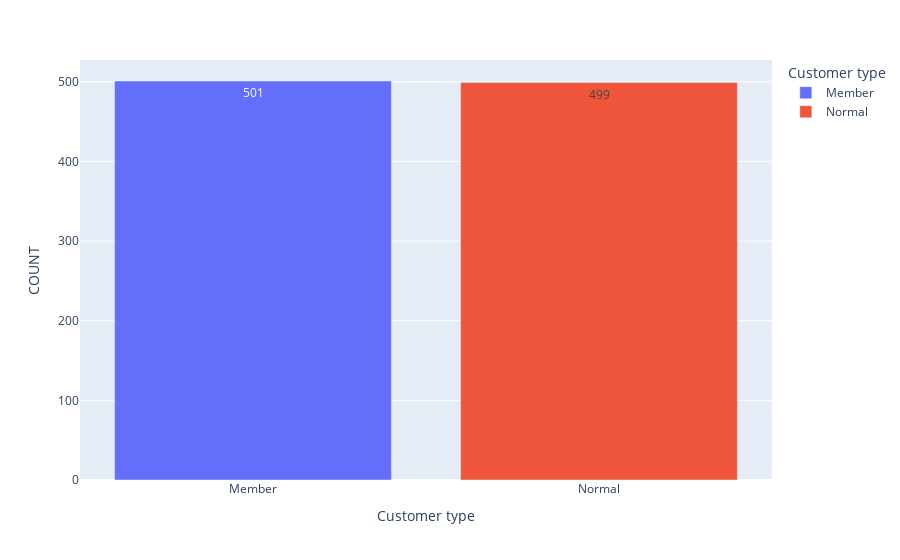

The notebook cell this image was saved under:
### Code cell
px.bar(df2,x="Customer type",y="COUNT",color="Customer type",text="COUNT")

### Figure 1 — Plotly figure (JSON) as saved in the notebook; plotly's stock layout.template omitted (floating-point values rounded to 4 significant figures)
{"data": [{"alignmentgroup": "True", "hovertemplate": "Customer type=%{x}<br>COUNT=%{text}<extra></extra>", "legendgroup": "Member", "marker": {"color": "#636efa", "pattern": {"shape": ""}}, "name": "Member", "offsetgroup": "Member", "orientation": "v", "showlegend": true, "text": [501], "textposition": "auto", "type": "bar", "x": ["Member"], "xaxis": "x", "y": [501], "yaxis": "y"}, {"alignmentgroup": "True", "hovertemplate": "Customer type=%{x}<br>COUNT=%{text}<extra></extra>", "legendgroup": "Normal", "marker": {"color": "#EF553B", "pattern": {"shape": ""}}, "name": "Normal", "offsetgroup": "Normal", "orientation": "v", "showlegend": true, "text": [499], "textposition": "auto", "type": "bar", "x": ["Normal"], "xaxis": "x", "y": [499], "yaxis": "y"}], "layout": {"barmode": "relative", "legend": {"title": {"text": "Customer type"}, "tracegroupgap": 0}, "margin": {"t": 60}, "xaxis": {"anchor": "y", "categoryarray": ["Member", "Normal"], "categoryorder": "array", "domain": [0, 1], "title": {"text": "Customer type"}}, "yaxis": {"anchor": "x", "domain": [0, 1], "title": {"text": "COUNT"}}}}
